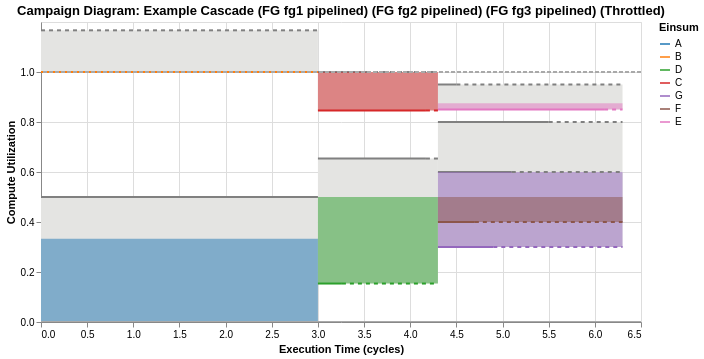
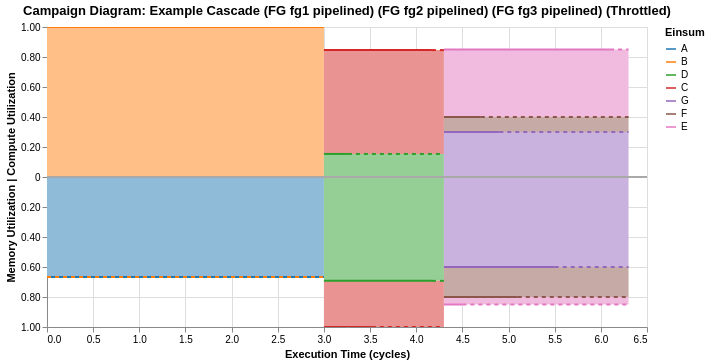

The code cell stored with these charts, in order, in its notebook:
### Markdown cell above
Since we want to pipeline by fusion group, we will need to pipeline individually.
If this is fine-grained use `untiled_pipeline_group`:

### Code cell
p1 = cascade.untiled_pipeline_group("fg1", stages=2, spread=True)
p2 = p1.untiled_pipeline_group("fg2", stages=2, spread=True)
p3 = p2.untiled_pipeline_group("fg3", stages=3, spread=True).throttle()
chart, df = CampaignDiagram(p3).draw(return_df=True, include_boundaries=False, \
                                            include_tile_boundaries=False, dual_mode=False)
chart_dual = CampaignDiagram(p3).draw(return_df=False, include_boundaries=False, \
                                            include_tile_boundaries=False, dual_mode=True)
## Fix order of Einsums! I think this is where the bug is coming in?
chart.interactive().show()
chart_dual.interactive().show()

### Figure 1 — Vega-Lite specification as saved in the notebook (floating-point values rounded to 4 significant figures)
{"config": {"view": {"continuousWidth": 300, "continuousHeight": 300}}, "layer": [{"layer": [{"layer": [{"layer": [{"mark": {"type": "rect", "color": "#E4E4E2"}, "encoding": {"tooltip": [{"field": "Einsum", "type": "nominal"}, {"field": "runtime", "type": "quantitative"}, {"field": "og_runtime", "type": "quantitative"}, {"field": "Memory_Utilization", "type": "quantitative"}, {"field": "Compute_Utilization", "type": "quantitative"}, {"field": "Compute_Utilization_plot", "type": "quantitative"}, {"field": "fusion_group", "type": "nominal"}, {"field": "memory_well", "type": "quantitative"}, {"field": "full_End_Time", "type": "quantitative"}, {"field": "throttled_duration", "type": "quantitative"}, {"field": "mem_throttled_duration", "type": "quantitative"}, {"field": "comp_throttled_duration", "type": "quantitative"}, {"field": "comp_perc", "type": "quantitative"}, {"field": "bw_perc", "type": "quantitative"}, {"field": "compute_type", "type": "nominal"}, {"field": "memory_type", "type": "nominal"}], "x": {"field": "Time_Stamp", "type": "quantitative"}, "x2": {"field": "full_End_Time"}, "y": {"field": "compute_limit_bot", "type": "quantitative"}, "y2": {"field": "compute_limit_top"}}, "name": "view_00044b97d590d7cd_0", "transform": [{"calculate": "datum.Compute_Utilization_plot + 0.5 * datum.memory_well", "as": "compute_limit_top"}, {"calculate": "datum.Compute_Utilization_plot", "as": "compute_limit_bot"}, {"calculate": "datum.Compute_Utilization_plot", "as": "y1"}, {"calculate": "datum.Compute_Utilization_plot + datum.Memory_Utilization * 0.5", "as": "y2"}]}, {"mark": {"type": "rule", "color": "gray", "size": 2, "strokeDash": [0, 0]}, "encoding": {"tooltip": [{"field": "Einsum", "type": "nominal"}, {"field": "runtime", "type": "quantitative"}, {"field": "og_runtime", "type": "quantitative"}, {"field": "Memory_Utilization", "type": "quantitative"}, {"field": "Compute_Utilization", "type": "quantitative"}, {"field": "Compute_Utilization_plot", "type": "quantitative"}, {"field": "fusion_group", "type": "nominal"}, {"field": "memory_well", "type": "quantitative"}, {"field": "full_End_Time", "type": "quantitative"}, {"field": "throttled_duration", "type": "quantitative"}, {"field": "mem_throttled_duration", "type": "quantitative"}, {"field": "comp_throttled_duration", "type": "quantitative"}, {"field": "comp_perc", "type": "quantitative"}, {"field": "bw_perc", "type": "quantitative"}, {"field": "compute_type", "type": "nominal"}, {"field": "memory_type", "type": "nominal"}], "x": {"field": "Time_Stamp", "type": "quantitative"}, "x2": {"field": "mb_End_Time"}, "y": {"field": "compute_limit_top", "type": "quantitative"}}, "transform": [{"calculate": "datum.Compute_Utilization_plot + 0.5 * datum.memory_well", "as": "compute_limit_top"}, {"calculate": "datum.Compute_Utilization_plot", "as": "compute_limit_bot"}, {"calculate": "datum.Compute_Utilization_plot", "as": "y1"}, {"calculate": "datum.Compute_Utilization_plot + datum.Memory_Utilization * 0.5", "as": "y2"}]}]}, {"mark": {"type": "rect", "opacity": 0.5}, "encoding": {"color": {"field": "Einsum", "legend": null, "scale": {"domain": ["A", "B", "D", "C", "G", "F", "E"], "range": ["#1f77b4", "#ff7f0e", "#2ca02c", "#d62728", "#9467bd", "#8c564b", "#e377c2"]}, "sort": ["A", "B", "D", "C", "G", "F", "E"], "type": "nominal"}, "tooltip": [{"field": "Einsum", "type": "nominal"}, {"field": "runtime", "type": "quantitative"}, {"field": "og_runtime", "type": "quantitative"}, {"field": "Memory_Utilization", "type": "quantitative"}, {"field": "Compute_Utilization", "type": "quantitative"}, {"field": "Compute_Utilization_plot", "type": "quantitative"}, {"field": "fusion_group", "type": "nominal"}, {"field": "memory_well", "type": "quantitative"}, {"field": "full_End_Time", "type": "quantitative"}, {"field": "throttled_duration", "type": "quantitative"}, {"field": "mem_throttled_duration", "type": "quantitative"}, {"field": "comp_throttled_duration", "type": "quantitative"}, {"field": "comp_perc", "type": "quantitative"}, {"field": "bw_perc", "type": "quantitative"}, {"field": "compute_type", "type": "nominal"}, {"field": "memory_type", "type": "nominal"}], "x": {"field": "Time_Stamp", "type": "quantitative"}, "x2": {"field": "full_End_Time"}, "y": {"field": "y1", "type": "quantitative"}, "y2": {"field": "y2"}}, "transform": [{"calculate": "datum.Compute_Utilization_plot + 0.5 * datum.memory_well", "as": "compute_limit_top"}, {"calculate": "datum.Compute_Utilization_plot", "as": "compute_limit_bot"}, {"calculate": "datum.Compute_Utilization_plot", "as": "y1"}, {"calculate": "datum.Compute_Utilization_plot + datum.Memory_Utilization * 0.5", "as": "y2"}]}, {"mark": {"type": "line", "interpolate": "step-after", "size": 2}, "encoding": {"color": {"field": "Einsum", "legend": null, "scale": {"domain": ["A", "B", "D", "C", "G", "F", "E"], "range": ["#1f77b4", "#ff7f0e", "#2ca02c", "#d62728", "#9467bd", "#8c564b", "#e377c2"]}, "sort": ["A", "B", "D", "C", "G", "F", "E"], "type": "nominal"}, "tooltip": [{"field": "Einsum", "type": "nominal"}, {"field": "runtime", "type": "quantitative"}, {"field": "og_runtime", "type": "quantitative"}, {"field": "Memory_Utilization", "type": "quantitative"}, {"field": "Compute_Utilization", "type": "quantitative"}, {"field": "Compute_Utilization_plot", "type": "quantitative"}, {"field": "fusion_group", "type": "nominal"}, {"field": "memory_well", "type": "quantitative"}, {"field": "full_End_Time", "type": "quantitative"}, {"field": "throttled_duration", "type": "quantitative"}, {"field": "mem_throttled_duration", "type": "quantitative"}, {"field": "comp_throttled_duration", "type": "quantitative"}, {"field": "comp_perc", "type": "quantitative"}, {"field": "bw_perc", "type": "quantitative"}, {"field": "compute_type", "type": "nominal"}, {"field": "memory_type", "type": "nominal"}], "x": {"field": "Time_Stamp", "type": "quantitative"}, "x2": {"field": "cb_End_Time"}, "y": {"axis": {"labelExpr": "format(datum.value, '.1f')", "title": "Compute Utilization", "values": [0, 0.2, 0.4, 0.6, 0.8, 1.0]}, "field": "Compute_Utilization_plot", "scale": {"domain": [0, 1.2]}, "title": "Compute Utilization", "type": "quantitative"}}, "transform": [{"calculate": "datum.Compute_Utilization_plot + 0.5 * datum.memory_well", "as": "compute_limit_top"}, {"calculate": "datum.Compute_Utilization_plot", "as": "compute_limit_bot"}, {"calculate": "datum.Compute_Utilization_plot", "as": "y1"}, {"calculate": "datum.Compute_Utilization_plot + datum.Memory_Utilization * 0.5", "as": "y2"}]}, {"mark": {"type": "rule", "color": "gray", "size": 2, "strokeDash": [4, 4]}, "encoding": {"tooltip": [{"field": "Einsum", "type": "nominal"}, {"field": "runtime", "type": "quantitative"}, {"field": "og_runtime", "type": "quantitative"}, {"field": "Memory_Utilization", "type": "quantitative"}, {"field": "Compute_Utilization", "type": "quantitative"}, {"field": "Compute_Utilization_plot", "type": "quantitative"}, {"field": "fusion_group", "type": "nominal"}, {"field": "memory_well", "type": "quantitative"}, {"field": "full_End_Time", "type": "quantitative"}, {"field": "throttled_duration", "type": "quantitative"}, {"field": "mem_throttled_duration", "type": "quantitative"}, {"field": "comp_throttled_duration", "type": "quantitative"}, {"field": "comp_perc", "type": "quantitative"}, {"field": "bw_perc", "type": "quantitative"}, {"field": "compute_type", "type": "nominal"}, {"field": "memory_type", "type": "nominal"}], "x": {"field": "mb_End_Time", "type": "quantitative"}, "x2": {"field": "full_End_Time"}, "y": {"field": "compute_limit_top", "type": "quantitative"}}, "transform": [{"calculate": "datum.Compute_Utilization_plot + 0.5 * datum.memory_well", "as": "compute_limit_top"}, {"calculate": "datum.Compute_Utilization_plot", "as": "compute_limit_bot"}, {"calculate": "datum.Compute_Utilization_plot", "as": "y1"}, {"calculate": "datum.Compute_Utilization_plot + datum.Memory_Utilization * 0.5", "as": "y2"}]}, {"data": {"name": "data-853d5fa29d1dba487142b0afb5e5d565"}, "mark": {"type": "rule", "size": 2, "strokeDash": [4, 4]}, "encoding": {"color": {"field": "Einsum", "legend": null, "scale": {"domain": ["A", "B", "D", "C", "G", "F", "E"], "range": ["#1f77b4", "#ff7f0e", "#2ca02c", "#d62728", "#9467bd", "#8c564b", "#e377c2"]}, "sort": ["A", "B", "D", "C", "G", "F", "E"], "type": "nominal"}, "tooltip": [{"field": "Einsum", "type": "nominal"}, {"field": "x", "type": "quantitative"}, {"field": "x2", "type": "quantitative"}], "x": {"field": "x", "type": "quantitative"}, "x2": {"field": "x2"}, "y": {"field": "y", "type": "quantitative"}}}], "data": {"name": "data-df71e50d5d7d0912855467f4aff4106d"}, "encoding": {"x": {"field": "Time_Stamp", "title": "Execution Time (cycles)", "type": "quantitative"}}, "resolve": {"scale": {"color": "independent"}}}, {"data": {"name": "data-62270e77d641448c13ff0a9fcf3e6578"}, "mark": {"type": "rule", "color": "darkgray", "size": 2, "strokeDash": [4, 2]}, "encoding": {"y": {"field": "y", "type": "quantitative"}}}]}, {"data": {"name": "data-87e69d7a9d7ae5b02a22f807b2d20c57"}, "mark": {"type": "rule", "color": "darkgray", "size": 2, "strokeDash": [0, 0]}, "encoding": {"y": {"field": "y", "type": "quantitative"}}}, {"data": {"name": "data-de97cd0ef1eb6a04ac2a7a9433ff06d3"}, "mark": {"type": "line", "opacity": 0}, "encoding": {"color": {"field": "Einsum", "legend": {"title": "Einsum"}, "scale": {"domain": ["A", "B", "D", "C", "G", "F", "E"], "range": ["#1f77b4", "#ff7f0e", "#2ca02c", "#d62728", "#9467bd", "#8c564b", "#e377c2"]}, "sort": ["A", "B", "D", "C", "G", "F", "E"], "type": "nominal"}}}], "height": 300, "params": [{"name": "param_1e9efca18e7a2868", "select": {"type": "interval", "encodings": ["x", "y"]}, "bind": "scales", "views": ["view_00044b97d590d7cd_0"]}], "title": "Campaign Diagram: Example Cascade (FG fg1 pipelined) (FG fg2 pipelined) (FG fg3 pipelined) (Throttled)", "width": 600, "$schema": "https://vega.github.io/schema/vega-lite/v6.4.1.json", "datasets": {"data-df71e50d5d7d0912855467f4aff4106d": [{"Einsum": "A", "fusion_group": "fg1", "fusion_type": "STRONG", "Starting_Time": 0.0, "Time_Stamp": 0.0, "End_Time": 3.0, "cb_End_Time": 0.0, "mb_End_Time": 3.0, "full_End_Time": 3.0, "runtime": 3.0, "og_runtime": 3.0, "Compute_Utilization": 0.0, "Compute_Utilization_plot": 0.0, "Memory_Utilization": 0.6667, "Memory_Utilization_plot": 0.6667, "memory_well": 1.0, "cutil_start": 0.0, "mutil_start": 0.0, "compute_color": "#332288", "bw_color": "#9990C3", "throttled": false, "throttled_duration": 0.0, "mem_throttled_duration": 0.0, "comp_throttled_duration": 3.0, "comp_perc": 1.0, "bw_perc": 1.0, "compute_type": "Compute Pool", "memory_type": "Memory Pool"}, {"Einsum": "B", "fusion_group": "fg1", "fusion_type": "STRONG", "Starting_Time": 0.0, "Time_Stamp": 0.0, "End_Time": 3.0, "cb_End_Time": 3.0, "mb_End_Time": 0.0, "full_End_Time": 3.0, "runtime": 3.0, "og_runtime": 3.0, "Compute_Utilization": 1.0, "Compute_Utilization_plot": 1.0, "Memory_Utilization": 0.0, "Memory_Utilization_plot": 0.6667, "memory_well": 0.3333, "cutil_start": 0.0, "mutil_start": 0.6667, "compute_color": "#117733", "bw_color": "#88BB99", "throttled": false, "throttled_duration": 0.0, "mem_throttled_duration": 3.0, "comp_throttled_duration": 0.0, "comp_perc": 1.0, "bw_perc": 1.0, "compute_type": "Compute Pool", "memory_type": "Memory Pool"}, {"Einsum": "D", "fusion_group": "fg2", "fusion_type": "STRONG", "Starting_Time": 3.0, "Time_Stamp": 3.0, "End_Time": 4.17, "cb_End_Time": 3.26, "mb_End_Time": 4.17, "full_End_Time": 4.3, "runtime": 1.3, "og_runtime": 1.3, "Compute_Utilization": 0.1538, "Compute_Utilization_plot": 0.1538, "Memory_Utilization": 0.6923, "Memory_Utilization_plot": 0.6923, "memory_well": 1.0, "cutil_start": 0.0, "mutil_start": 0.0, "compute_color": "#44AA99", "bw_color": "#A1D4CC", "throttled": true, "throttled_duration": 0.13, "mem_throttled_duration": 0.13, "comp_throttled_duration": 1.04, "comp_perc": 1.0, "bw_perc": 1.0, "compute_type": "Compute Pool", "memory_type": "Memory Pool"}, {"Einsum": "C", "fusion_group": "fg2", "fusion_type": "STRONG", "Starting_Time": 3.0, "Time_Stamp": 3.0, "End_Time": 4.17, "cb_End_Time": 4.17, "mb_End_Time": 3.52, "full_End_Time": 4.3, "runtime": 1.3, "og_runtime": 1.3, "Compute_Utilization": 0.6923, "Compute_Utilization_plot": 0.8462, "Memory_Utilization": 0.3077, "Memory_Utilization_plot": 1.0, "memory_well": 0.3077, "cutil_start": 0.1538, "mutil_start": 0.6923, "compute_color": "#882255", "bw_color": "#C390AA", "throttled": true, "throttled_duration": 0.13, "mem_throttled_duration": 0.78, "comp_throttled_duration": 0.13, "comp_perc": 1.0, "bw_perc": 1.0, "compute_type": "Compute Pool", "memory_type": "Memory Pool"}, {"Einsum": "G", "fusion_group": "fg3", "fusion_type": "STRONG", "Starting_Time": 4.3, "Time_Stamp": 4.3, "End_Time": 5.5, "cb_End_Time": 4.9, "mb_End_Time": 5.5, "full_End_Time": 6.3, "runtime": 2.0, "og_runtime": 2.0, "Compute_Utilization": 0.3, "Compute_Utilization_plot": 0.3, "Memory_Utilization": 0.6, "Memory_Utilization_plot": 0.6, "memory_well": 1.0, "cutil_start": 0.0, "mutil_start": 0.0, "compute_color": "#DDCC77", "bw_color": "#EEE5BB", "throttled": true, "throttled_duration": 0.8, "mem_throttled_duration": 0.8, "comp_throttled_duration": 1.4, "comp_perc": 1.0, "bw_perc": 1.0, "compute_type": "Compute Pool", "memory_type": "Memory Pool"}, {"Einsum": "F", "fusion_group": "fg3", "fusion_type": "STRONG", "Starting_Time": 4.3, "Time_Stamp": 4.3, "End_Time": 5.1, "cb_End_Time": 4.7, "mb_End_Time": 5.1, "full_End_Time": 6.3, "runtime": 2.0, "og_runtime": 2.0, "Compute_Utilization": 0.1, "Compute_Utilization_plot": 0.4, "Memory_Utilization": 0.2, "Memory_Utilization_plot": 0.8, "memory_well": 0.4, "cutil_start": 0.3, "mutil_start": 0.6, "compute_color": "#AA4499", "bw_color": "#D4A1CC", "throttled": true, "throttled_duration": 1.2, "mem_throttled_duration": 1.2, "comp_throttled_duration": 1.6, "comp_perc": 1.0, "bw_perc": 1.0, "compute_type": "Compute Pool", "memory_type": "Memory Pool"}, {"Einsum": "E", "fusion_group": "fg3", "fusion_type": "STRONG", "Starting_Time": 4.3, "Time_Stamp": 4.3, "End_Time": 6.1, "cb_End_Time": 6.1, "mb_End_Time": 4.5, "full_End_Time": 6.3, "runtime": 2.0, "og_runtime": 2.0, "Compute_Utilization": 0.45, "Compute_Utilization_plot": 0.85, "Memory_Utilization": 0.05, "Memory_Utilization_plot": 0.85, "memory_well": 0.2, "cutil_start": 0.4, "mutil_start": 0.8, "compute_color": "#999933", "bw_color": "#CCCC99", "throttled": true, "throttled_duration": 0.2, "mem_throttled_duration": 1.8, "comp_throttled_duration": 0.2, "comp_perc": 1.0, "bw_perc": 1.0, "compute_type": "Compute Pool", "memory_type": "Memory Pool"}], "data-853d5fa29d1dba487142b0afb5e5d565": [{"Einsum": "A", "x": 0.0, "x2": 3.0, "y": 0.0, "color": "#332288"}, {"Einsum": "D", "x": 3.26, "x2": 4.3, "y": 0.1538, "color": "#44AA99"}, {"Einsum": "C", "x": 4.17, "x2": 4.3, "y": 0.8462, "color": "#882255"}, {"Einsum": "G", "x": 4.9, "x2": 6.3, "y": 0.3, "color": "#DDCC77"}, {"Einsum": "F", "x": 4.7, "x2": 6.3, "y": 0.4, "color": "#AA4499"}, {"Einsum": "E", "x": 6.1, "x2": 6.3, "y": 0.85, "color": "#999933"}], "data-62270e77d641448c13ff0a9fcf3e6578": [{"y": 1.0}], "data-87e69d7a9d7ae5b02a22f807b2d20c57": [{"y": 0.0}], "data-de97cd0ef1eb6a04ac2a7a9433ff06d3": [{"Einsum": "A", "fusion_group": "fg1", "fusion_type": "STRONG", "Starting_Time": 0.0, "Time_Stamp": 0.0, "End_Time": 3.0, "cb_End_Time": 0.0, "mb_End_Time": 3.0, "full_End_Time": 3.0, "runtime": 3.0, "og_runtime": 3.0, "Compute_Utilization": 0.0, "Compute_Utilization_plot": 0.0, "Memory_Utilization": 0.6667, "Memory_Utilization_plot": 0.6667, "memory_well": 1.0, "cutil_start": 0.0, "mutil_start": 0.0, "compute_color": "#332288", "bw_color": "#9990C3", "throttled": false, "throttled_duration": 0.0, "mem_throttled_duration": 0.0, "comp_throttled_duration": 3.0, "comp_perc": 1.0, "bw_perc": 1.0, "compute_type": "Compute Pool", "memory_type": "Memory Pool"}]}}

### Figure 2 — Vega-Lite specification as saved in the notebook (floating-point values rounded to 4 significant figures)
{"config": {"view": {"continuousWidth": 300, "continuousHeight": 300}}, "layer": [{"layer": [{"data": {"name": "data-df71e50d5d7d0912855467f4aff4106d"}, "mark": {"type": "rect", "opacity": 1}, "encoding": {"color": {"field": "Einsum", "legend": null, "scale": {"domain": ["A", "B", "D", "C", "G", "F", "E"], "range": ["#8FBBD9", "#FFBF86", "#95CF95", "#EA9393", "#C9B3DE", "#C5AAA5", "#F1BBE0"]}, "sort": ["A", "B", "D", "C", "G", "F", "E"], "type": "nominal"}, "tooltip": [{"field": "Einsum", "type": "nominal"}, {"field": "runtime", "type": "quantitative"}, {"field": "og_runtime", "type": "quantitative"}, {"field": "Memory_Utilization", "type": "quantitative"}, {"field": "Compute_Utilization", "type": "quantitative"}, {"field": "Compute_Utilization_plot", "type": "quantitative"}, {"field": "fusion_group", "type": "nominal"}, {"field": "memory_well", "type": "quantitative"}, {"field": "full_End_Time", "type": "quantitative"}, {"field": "throttled_duration", "type": "quantitative"}, {"field": "mem_throttled_duration", "type": "quantitative"}, {"field": "comp_throttled_duration", "type": "quantitative"}, {"field": "comp_perc", "type": "quantitative"}, {"field": "bw_perc", "type": "quantitative"}, {"field": "compute_type", "type": "nominal"}, {"field": "memory_type", "type": "nominal"}], "x": {"field": "Starting_Time", "type": "quantitative"}, "x2": {"field": "full_End_Time"}, "y": {"field": "cutil_start", "type": "quantitative"}, "y2": {"field": "Compute_Utilization_plot"}}, "name": "view_43a274a0a11e1ef8_0", "transform": [{"calculate": "datum.Compute_Utilization_plot + 0.5 * datum.memory_well", "as": "compute_limit_top"}, {"calculate": "datum.Compute_Utilization_plot", "as": "compute_limit_bot"}, {"calculate": "datum.Compute_Utilization_plot", "as": "y1"}, {"calculate": "datum.Compute_Utilization_plot + datum.Memory_Utilization * 0.5", "as": "y2"}]}, {"data": {"name": "data-df71e50d5d7d0912855467f4aff4106d"}, "mark": {"type": "rect", "opacity": 1}, "encoding": {"color": {"field": "Einsum", "legend": null, "scale": {"domain": ["A", "B", "D", "C", "G", "F", "E"], "range": ["#8FBBD9", "#FFBF86", "#95CF95", "#EA9393", "#C9B3DE", "#C5AAA5", "#F1BBE0"]}, "sort": ["A", "B", "D", "C", "G", "F", "E"], "type": "nominal"}, "tooltip": [{"field": "Einsum", "type": "nominal"}, {"field": "runtime", "type": "quantitative"}, {"field": "og_runtime", "type": "quantitative"}, {"field": "Memory_Utilization", "type": "quantitative"}, {"field": "Compute_Utilization", "type": "quantitative"}, {"field": "Compute_Utilization_plot", "type": "quantitative"}, {"field": "fusion_group", "type": "nominal"}, {"field": "memory_well", "type": "quantitative"}, {"field": "full_End_Time", "type": "quantitative"}, {"field": "throttled_duration", "type": "quantitative"}, {"field": "mem_throttled_duration", "type": "quantitative"}, {"field": "comp_throttled_duration", "type": "quantitative"}, {"field": "comp_perc", "type": "quantitative"}, {"field": "bw_perc", "type": "quantitative"}, {"field": "compute_type", "type": "nominal"}, {"field": "memory_type", "type": "nominal"}], "x": {"field": "Starting_Time", "type": "quantitative"}, "x2": {"field": "full_End_Time"}, "y": {"axis": {"labelExpr": "abs(datum.value) == 0 ? '0' : format(abs(datum.value), '.2f')"}, "field": "mutil_start", "scale": {"domain": [-1, 1]}, "title": "Memory Utilization | Compute Utilization", "type": "quantitative"}, "y2": {"field": "neg_mem_util"}}, "transform": [{"calculate": "datum.Compute_Utilization_plot + 0.5 * datum.memory_well", "as": "compute_limit_top"}, {"calculate": "datum.Compute_Utilization_plot", "as": "compute_limit_bot"}, {"calculate": "datum.Compute_Utilization_plot", "as": "y1"}, {"calculate": "datum.Compute_Utilization_plot + datum.Memory_Utilization * 0.5", "as": "y2"}, {"calculate": "-datum.mutil_start", "as": "mutil_start"}, {"calculate": "-datum.Memory_Utilization_plot", "as": "neg_mem_util"}]}, {"data": {"name": "data-df71e50d5d7d0912855467f4aff4106d"}, "mark": {"type": "line", "interpolate": "step-after", "size": 2}, "encoding": {"color": {"field": "Einsum", "legend": null, "scale": {"domain": ["A", "B", "D", "C", "G", "F", "E"], "range": ["#1f77b4", "#ff7f0e", "#2ca02c", "#d62728", "#9467bd", "#8c564b", "#e377c2"]}, "sort": ["A", "B", "D", "C", "G", "F", "E"], "type": "nominal"}, "tooltip": [{"field": "Einsum", "type": "nominal"}, {"field": "runtime", "type": "quantitative"}, {"field": "og_runtime", "type": "quantitative"}, {"field": "Memory_Utilization", "type": "quantitative"}, {"field": "Compute_Utilization", "type": "quantitative"}, {"field": "Compute_Utilization_plot", "type": "quantitative"}, {"field": "fusion_group", "type": "nominal"}, {"field": "memory_well", "type": "quantitative"}, {"field": "full_End_Time", "type": "quantitative"}, {"field": "throttled_duration", "type": "quantitative"}, {"field": "mem_throttled_duration", "type": "quantitative"}, {"field": "comp_throttled_duration", "type": "quantitative"}, {"field": "comp_perc", "type": "quantitative"}, {"field": "bw_perc", "type": "quantitative"}, {"field": "compute_type", "type": "nominal"}, {"field": "memory_type", "type": "nominal"}], "x": {"field": "Starting_Time", "type": "quantitative"}, "x2": {"field": "cb_End_Time"}, "y": {"field": "Compute_Utilization_plot", "type": "quantitative"}}, "transform": [{"calculate": "datum.Compute_Utilization_plot + 0.5 * datum.memory_well", "as": "compute_limit_top"}, {"calculate": "datum.Compute_Utilization_plot", "as": "compute_limit_bot"}, {"calculate": "datum.Compute_Utilization_plot", "as": "y1"}, {"calculate": "datum.Compute_Utilization_plot + datum.Memory_Utilization * 0.5", "as": "y2"}]}, {"data": {"name": "data-df71e50d5d7d0912855467f4aff4106d"}, "mark": {"type": "line", "interpolate": "step-after", "size": 2}, "encoding": {"color": {"field": "Einsum", "legend": null, "scale": {"domain": ["A", "B", "D", "C", "G", "F", "E"], "range": ["#1f77b4", "#ff7f0e", "#2ca02c", "#d62728", "#9467bd", "#8c564b", "#e377c2"]}, "sort": ["A", "B", "D", "C", "G", "F", "E"], "type": "nominal"}, "tooltip": [{"field": "Einsum", "type": "nominal"}, {"field": "runtime", "type": "quantitative"}, {"field": "og_runtime", "type": "quantitative"}, {"field": "Memory_Utilization", "type": "quantitative"}, {"field": "Compute_Utilization", "type": "quantitative"}, {"field": "Compute_Utilization_plot", "type": "quantitative"}, {"field": "fusion_group", "type": "nominal"}, {"field": "memory_well", "type": "quantitative"}, {"field": "full_End_Time", "type": "quantitative"}, {"field": "throttled_duration", "type": "quantitative"}, {"field": "mem_throttled_duration", "type": "quantitative"}, {"field": "comp_throttled_duration", "type": "quantitative"}, {"field": "comp_perc", "type": "quantitative"}, {"field": "bw_perc", "type": "quantitative"}, {"field": "compute_type", "type": "nominal"}, {"field": "memory_type", "type": "nominal"}], "x": {"field": "Starting_Time", "type": "quantitative"}, "x2": {"field": "mb_End_Time"}, "y": {"field": "neg_mem_util", "type": "quantitative"}}, "transform": [{"calculate": "datum.Compute_Utilization_plot + 0.5 * datum.memory_well", "as": "compute_limit_top"}, {"calculate": "datum.Compute_Utilization_plot", "as": "compute_limit_bot"}, {"calculate": "datum.Compute_Utilization_plot", "as": "y1"}, {"calculate": "datum.Compute_Utilization_plot + datum.Memory_Utilization * 0.5", "as": "y2"}, {"calculate": "-datum.Memory_Utilization_plot", "as": "neg_mem_util"}]}, {"data": {"name": "data-a0a55d106695e8d630baff0f16eee66d"}, "mark": {"type": "line", "color": "black", "interpolate": "step-after", "size": 2}, "encoding": {"y": {"field": "y", "type": "quantitative"}}}, {"data": {"name": "data-57f7514fc789e1faa4fe74c80d30a8c3"}, "mark": {"type": "rule", "size": 2, "strokeDash": [4, 4]}, "encoding": {"color": {"field": "Einsum", "legend": null, "scale": {"domain": ["A", "B", "D", "C", "G", "F", "E"], "range": ["#1f77b4", "#ff7f0e", "#2ca02c", "#d62728", "#9467bd", "#8c564b", "#e377c2"]}, "sort": ["A", "B", "D", "C", "G", "F", "E"], "type": "nominal"}, "tooltip": [{"field": "Einsum", "type": "nominal"}, {"field": "x", "type": "quantitative"}, {"field": "x2", "type": "quantitative"}], "x": {"field": "x", "type": "quantitative"}, "x2": {"field": "x2"}, "y": {"field": "y", "type": "quantitative"}}}, {"data": {"name": "data-853d5fa29d1dba487142b0afb5e5d565"}, "mark": {"type": "rule", "size": 2, "strokeDash": [4, 4]}, "encoding": {"color": {"field": "Einsum", "legend": null, "scale": {"domain": ["A", "B", "D", "C", "G", "F", "E"], "range": ["#1f77b4", "#ff7f0e", "#2ca02c", "#d62728", "#9467bd", "#8c564b", "#e377c2"]}, "sort": ["A", "B", "D", "C", "G", "F", "E"], "type": "nominal"}, "tooltip": [{"field": "Einsum", "type": "nominal"}, {"field": "x", "type": "quantitative"}, {"field": "x2", "type": "quantitative"}], "x": {"field": "x", "type": "quantitative"}, "x2": {"field": "x2"}, "y": {"field": "y", "type": "quantitative"}}}], "encoding": {"x": {"field": "Time_Stamp", "title": "Execution Time (cycles)", "type": "quantitative"}}, "resolve": {"scale": {"color": "independent"}}}, {"data": {"name": "data-87e69d7a9d7ae5b02a22f807b2d20c57"}, "mark": {"type": "rule", "color": "darkgray", "size": 2, "strokeDash": [0, 0]}, "encoding": {"y": {"field": "y", "type": "quantitative"}}}, {"data": {"name": "data-de97cd0ef1eb6a04ac2a7a9433ff06d3"}, "mark": {"type": "line", "opacity": 0}, "encoding": {"color": {"field": "Einsum", "legend": {"title": "Einsum"}, "scale": {"domain": ["A", "B", "D", "C", "G", "F", "E"], "range": ["#1f77b4", "#ff7f0e", "#2ca02c", "#d62728", "#9467bd", "#8c564b", "#e377c2"]}, "sort": ["A", "B", "D", "C", "G", "F", "E"], "type": "nominal"}}}], "height": 300, "params": [{"name": "param_1e9efca18e7a2868", "select": {"type": "interval", "encodings": ["x", "y"]}, "bind": "scales", "views": ["view_43a274a0a11e1ef8_0"]}], "title": "Campaign Diagram: Example Cascade (FG fg1 pipelined) (FG fg2 pipelined) (FG fg3 pipelined) (Throttled)", "width": 600, "$schema": "https://vega.github.io/schema/vega-lite/v6.4.1.json", "datasets": {"data-df71e50d5d7d0912855467f4aff4106d": [{"Einsum": "A", "fusion_group": "fg1", "fusion_type": "STRONG", "Starting_Time": 0.0, "Time_Stamp": 0.0, "End_Time": 3.0, "cb_End_Time": 0.0, "mb_End_Time": 3.0, "full_End_Time": 3.0, "runtime": 3.0, "og_runtime": 3.0, "Compute_Utilization": 0.0, "Compute_Utilization_plot": 0.0, "Memory_Utilization": 0.6667, "Memory_Utilization_plot": 0.6667, "memory_well": 1.0, "cutil_start": 0.0, "mutil_start": 0.0, "compute_color": "#332288", "bw_color": "#9990C3", "throttled": false, "throttled_duration": 0.0, "mem_throttled_duration": 0.0, "comp_throttled_duration": 3.0, "comp_perc": 1.0, "bw_perc": 1.0, "compute_type": "Compute Pool", "memory_type": "Memory Pool"}, {"Einsum": "B", "fusion_group": "fg1", "fusion_type": "STRONG", "Starting_Time": 0.0, "Time_Stamp": 0.0, "End_Time": 3.0, "cb_End_Time": 3.0, "mb_End_Time": 0.0, "full_End_Time": 3.0, "runtime": 3.0, "og_runtime": 3.0, "Compute_Utilization": 1.0, "Compute_Utilization_plot": 1.0, "Memory_Utilization": 0.0, "Memory_Utilization_plot": 0.6667, "memory_well": 0.3333, "cutil_start": 0.0, "mutil_start": 0.6667, "compute_color": "#117733", "bw_color": "#88BB99", "throttled": false, "throttled_duration": 0.0, "mem_throttled_duration": 3.0, "comp_throttled_duration": 0.0, "comp_perc": 1.0, "bw_perc": 1.0, "compute_type": "Compute Pool", "memory_type": "Memory Pool"}, {"Einsum": "D", "fusion_group": "fg2", "fusion_type": "STRONG", "Starting_Time": 3.0, "Time_Stamp": 3.0, "End_Time": 4.17, "cb_End_Time": 3.26, "mb_End_Time": 4.17, "full_End_Time": 4.3, "runtime": 1.3, "og_runtime": 1.3, "Compute_Utilization": 0.1538, "Compute_Utilization_plot": 0.1538, "Memory_Utilization": 0.6923, "Memory_Utilization_plot": 0.6923, "memory_well": 1.0, "cutil_start": 0.0, "mutil_start": 0.0, "compute_color": "#44AA99", "bw_color": "#A1D4CC", "throttled": true, "throttled_duration": 0.13, "mem_throttled_duration": 0.13, "comp_throttled_duration": 1.04, "comp_perc": 1.0, "bw_perc": 1.0, "compute_type": "Compute Pool", "memory_type": "Memory Pool"}, {"Einsum": "C", "fusion_group": "fg2", "fusion_type": "STRONG", "Starting_Time": 3.0, "Time_Stamp": 3.0, "End_Time": 4.17, "cb_End_Time": 4.17, "mb_End_Time": 3.52, "full_End_Time": 4.3, "runtime": 1.3, "og_runtime": 1.3, "Compute_Utilization": 0.6923, "Compute_Utilization_plot": 0.8462, "Memory_Utilization": 0.3077, "Memory_Utilization_plot": 1.0, "memory_well": 0.3077, "cutil_start": 0.1538, "mutil_start": 0.6923, "compute_color": "#882255", "bw_color": "#C390AA", "throttled": true, "throttled_duration": 0.13, "mem_throttled_duration": 0.78, "comp_throttled_duration": 0.13, "comp_perc": 1.0, "bw_perc": 1.0, "compute_type": "Compute Pool", "memory_type": "Memory Pool"}, {"Einsum": "G", "fusion_group": "fg3", "fusion_type": "STRONG", "Starting_Time": 4.3, "Time_Stamp": 4.3, "End_Time": 5.5, "cb_End_Time": 4.9, "mb_End_Time": 5.5, "full_End_Time": 6.3, "runtime": 2.0, "og_runtime": 2.0, "Compute_Utilization": 0.3, "Compute_Utilization_plot": 0.3, "Memory_Utilization": 0.6, "Memory_Utilization_plot": 0.6, "memory_well": 1.0, "cutil_start": 0.0, "mutil_start": 0.0, "compute_color": "#DDCC77", "bw_color": "#EEE5BB", "throttled": true, "throttled_duration": 0.8, "mem_throttled_duration": 0.8, "comp_throttled_duration": 1.4, "comp_perc": 1.0, "bw_perc": 1.0, "compute_type": "Compute Pool", "memory_type": "Memory Pool"}, {"Einsum": "F", "fusion_group": "fg3", "fusion_type": "STRONG", "Starting_Time": 4.3, "Time_Stamp": 4.3, "End_Time": 5.1, "cb_End_Time": 4.7, "mb_End_Time": 5.1, "full_End_Time": 6.3, "runtime": 2.0, "og_runtime": 2.0, "Compute_Utilization": 0.1, "Compute_Utilization_plot": 0.4, "Memory_Utilization": 0.2, "Memory_Utilization_plot": 0.8, "memory_well": 0.4, "cutil_start": 0.3, "mutil_start": 0.6, "compute_color": "#AA4499", "bw_color": "#D4A1CC", "throttled": true, "throttled_duration": 1.2, "mem_throttled_duration": 1.2, "comp_throttled_duration": 1.6, "comp_perc": 1.0, "bw_perc": 1.0, "compute_type": "Compute Pool", "memory_type": "Memory Pool"}, {"Einsum": "E", "fusion_group": "fg3", "fusion_type": "STRONG", "Starting_Time": 4.3, "Time_Stamp": 4.3, "End_Time": 6.1, "cb_End_Time": 6.1, "mb_End_Time": 4.5, "full_End_Time": 6.3, "runtime": 2.0, "og_runtime": 2.0, "Compute_Utilization": 0.45, "Compute_Utilization_plot": 0.85, "Memory_Utilization": 0.05, "Memory_Utilization_plot": 0.85, "memory_well": 0.2, "cutil_start": 0.4, "mutil_start": 0.8, "compute_color": "#999933", "bw_color": "#CCCC99", "throttled": true, "throttled_duration": 0.2, "mem_throttled_duration": 1.8, "comp_throttled_duration": 0.2, "comp_perc": 1.0, "bw_perc": 1.0, "compute_type": "Compute Pool", "memory_type": "Memory Pool"}], "data-a0a55d106695e8d630baff0f16eee66d": [{"y": 0}], "data-57f7514fc789e1faa4fe74c80d30a8c3": [{"Einsum": "B", "x": 0.0, "x2": 3.0, "y": -0.6667, "color": "#117733"}, {"Einsum": "D", "x": 4.17, "x2": 4.3, "y": -0.6923, "color": "#44AA99"}, {"Einsum": "C", "x": 3.52, "x2": 4.3, "y": -1.0, "color": "#882255"}, {"Einsum": "G", "x": 5.5, "x2": 6.3, "y": -0.6, "color": "#DDCC77"}, {"Einsum": "F", "x": 5.1, "x2": 6.3, "y": -0.8, "color": "#AA4499"}, {"Einsum": "E", "x": 4.5, "x2": 6.3, "y": -0.85, "color": "#999933"}], "data-853d5fa29d1dba487142b0afb5e5d565": [{"Einsum": "A", "x": 0.0, "x2": 3.0, "y": 0.0, "color": "#332288"}, {"Einsum": "D", "x": 3.26, "x2": 4.3, "y": 0.1538, "color": "#44AA99"}, {"Einsum": "C", "x": 4.17, "x2": 4.3, "y": 0.8462, "color": "#882255"}, {"Einsum": "G", "x": 4.9, "x2": 6.3, "y": 0.3, "color": "#DDCC77"}, {"Einsum": "F", "x": 4.7, "x2": 6.3, "y": 0.4, "color": "#AA4499"}, {"Einsum": "E", "x": 6.1, "x2": 6.3, "y": 0.85, "color": "#999933"}], "data-87e69d7a9d7ae5b02a22f807b2d20c57": [{"y": 0.0}], "data-de97cd0ef1eb6a04ac2a7a9433ff06d3": [{"Einsum": "A", "fusion_group": "fg1", "fusion_type": "STRONG", "Starting_Time": 0.0, "Time_Stamp": 0.0, "End_Time": 3.0, "cb_End_Time": 0.0, "mb_End_Time": 3.0, "full_End_Time": 3.0, "runtime": 3.0, "og_runtime": 3.0, "Compute_Utilization": 0.0, "Compute_Utilization_plot": 0.0, "Memory_Utilization": 0.6667, "Memory_Utilization_plot": 0.6667, "memory_well": 1.0, "cutil_start": 0.0, "mutil_start": 0.0, "compute_color": "#332288", "bw_color": "#9990C3", "throttled": false, "throttled_duration": 0.0, "mem_throttled_duration": 0.0, "comp_throttled_duration": 3.0, "comp_perc": 1.0, "bw_perc": 1.0, "compute_type": "Compute Pool", "memory_type": "Memory Pool"}]}}
